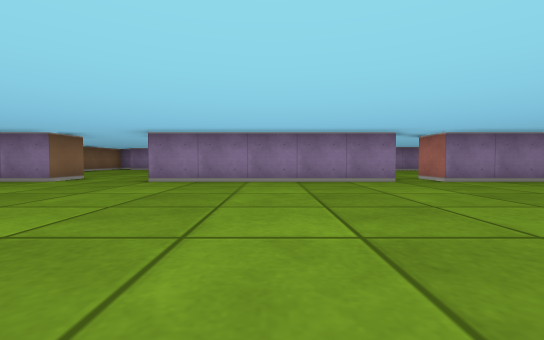
[1] (above)

21 first-person views from a walk through a cub3D ray-caster map. The camera is about half as high as the walls, tilts 2° down and sees 90° across. The floor is counted in squares. Each view is taken from the middle of a square. On the plan, view 1 faces up. The plan holds only what a view shows up to about 9 squares ahead; the rest is blank.

[2]
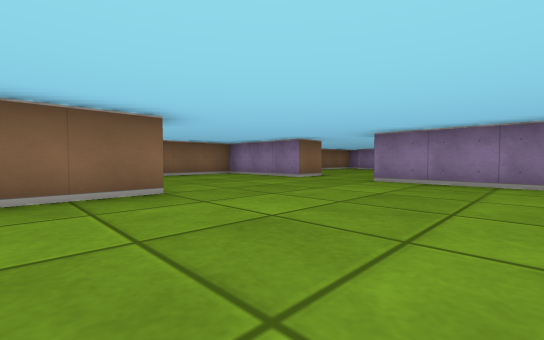

[3]
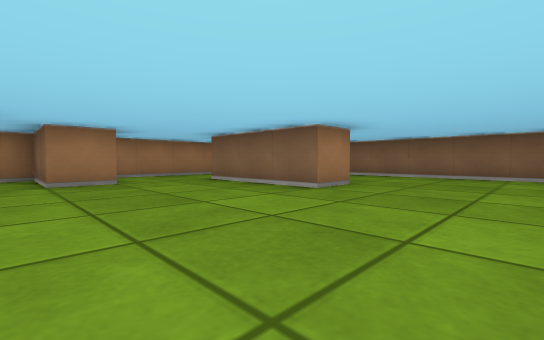

[4]
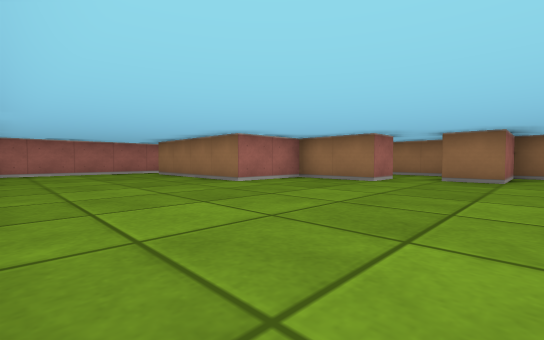

[5]
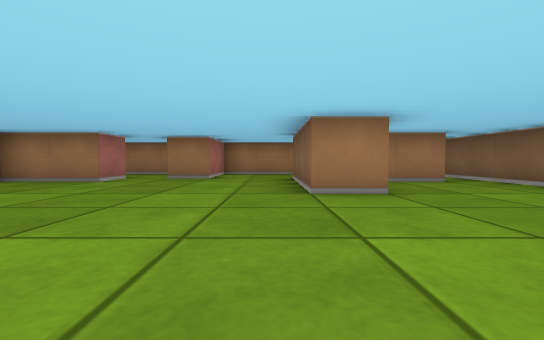

[6]
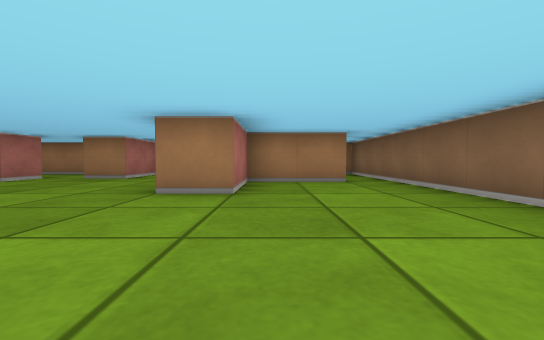

[7]
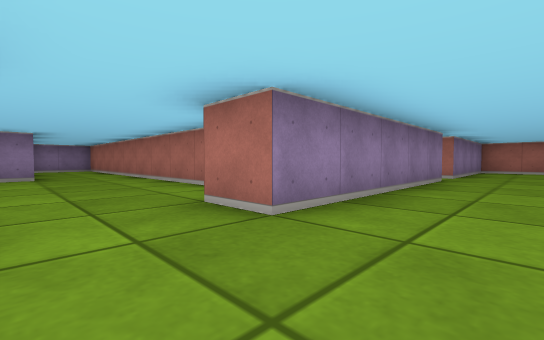

[8]
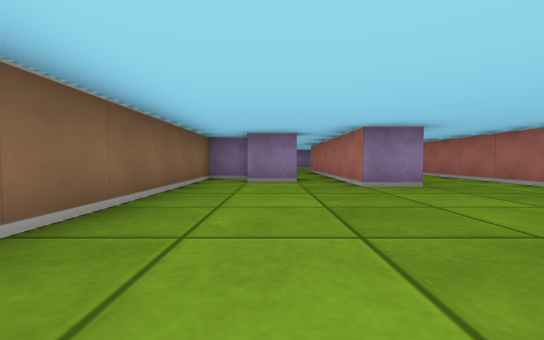

[9]
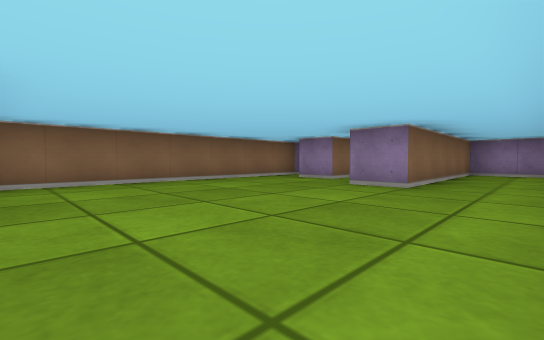

[10]
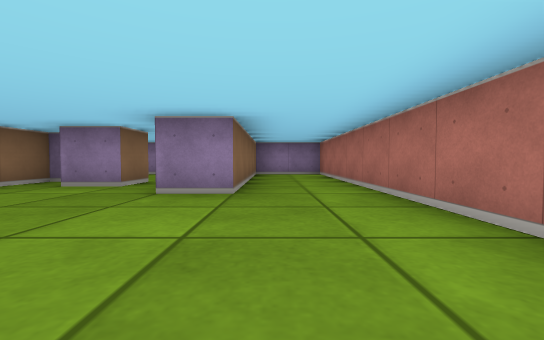

[11]
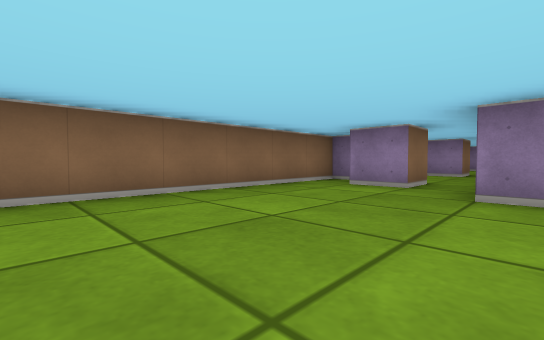

[12]
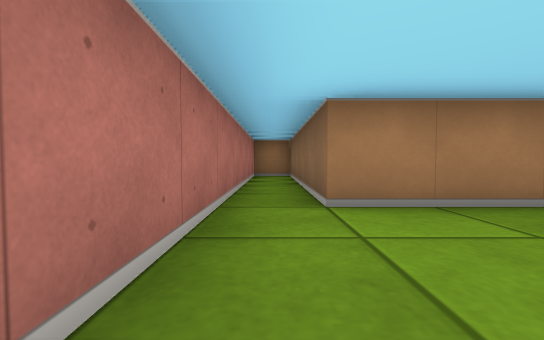

[13]
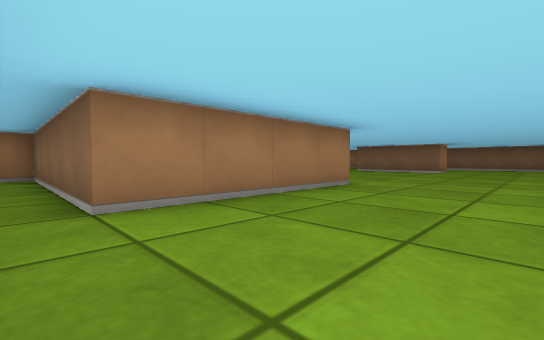

[14]
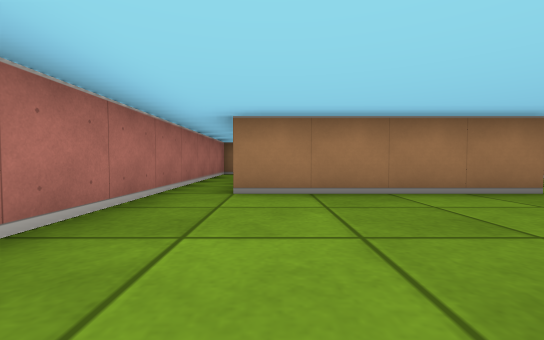

[15]
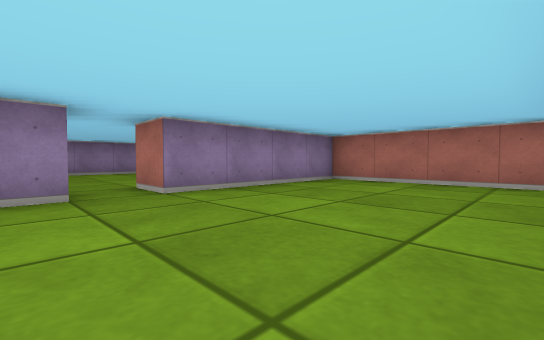

[16]
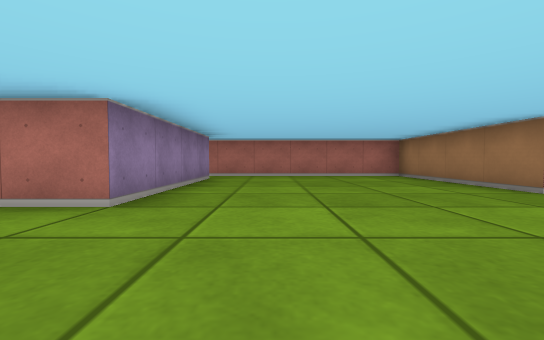

[17]
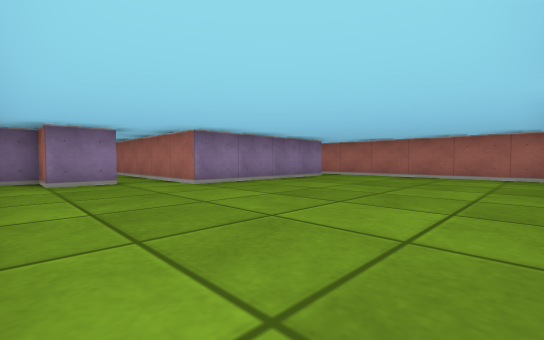

[18]
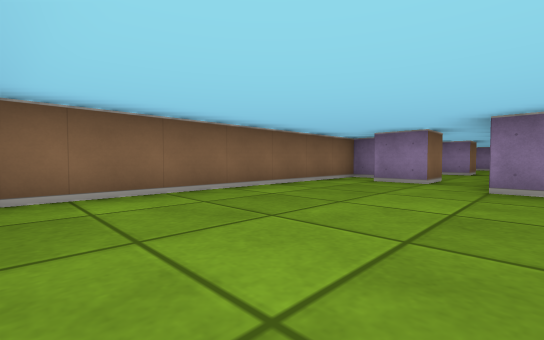

[19]
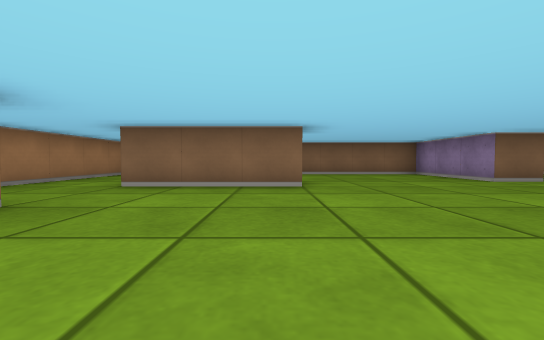

[20]
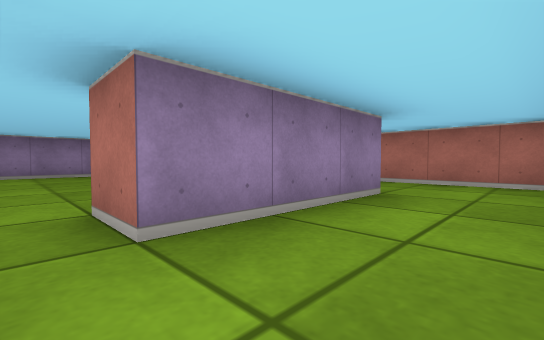

[21]
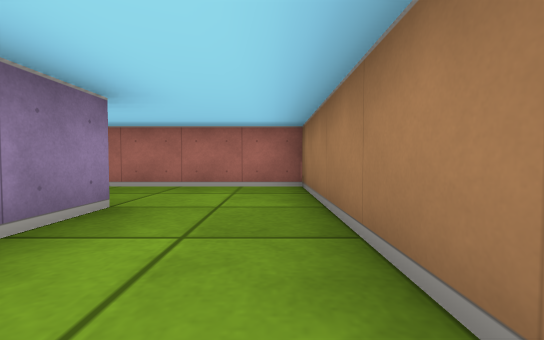

### Floor plan
Points are (right, up) in squares from view 1. A wall is a line through its corners. A room is listed if a view was taken in it or the views show most of it. See-through windows are left out.
Room 1 (views 1, 2, 3, 4, 5, 6, 7, 12, 13, 14, 15, 19)
walls: (0.5, -1.5) (0.5, -0.5) (2.5, -0.5) (2.5, 1.5) (6.5, 1.5) (6.5, -3.5) (7.5, -3.5) (7.5, 5.5) (3.5, 5.5); (2.6, 5.5) (-2.5, 5.5) (-2.5, 6.5); (-4.5, 6.5) (-4.5, 5.5) (-7.5, 5.5) (-7.5, -3.5) (-1.5, -3.5) (-1.5, -1.5) (-0.5, -1.5); (-6.6, -0.5) (-4.5, -0.5) (-4.5, 1.5) (-3.5, 1.5) (-3.5, -1.5)
ways out: opening at (-3.5, 6) to room 2; opening at (3, 6) to room 3; opening at (0, -2) to room 4
Room 2 (views 8, 9, 10, 11)
walls: (-5.5, 12.5) (-6.5, 12.5); (-1.5, 8.1) (-1.5, 16.5) (-3.5, 16.5) (-3.5, 11.5) (-4.5, 11.5) (-4.5, 12.5); (-6.5, 13.5) (-7.5, 13.5) (-7.5, 6.9)
ways out: opening at (-3.5, 6) to room 1; opening at (-5, 12) to room 6
Room 3 (views 16, 17, 18)
walls: (3.5, 5.5) (3.5, 6.5) (7.5, 6.5) (7.5, 12.2); (1.5, 12.5) (0.5, 12.5); (6.5, 11.5) (2.5, 11.5) (2.5, 12.5); (0.5, 13.5) (-0.5, 13.5) (-0.5, 6.9)
ways out: opening at (3, 6) to room 1; opening at (2, 12) to room 5; opening at (7, 12)
Room 4 (views 20, 21)
walls: (3.5, -1.5) (0.5, -1.5); (-0.5, -1.5) (-0.5, -3.5) (5.5, -3.5) (5.5, -0.2)
ways out: opening at (0, -2) to room 1
Room 5 (no view inside)
walls: (1.5, 13.5) (1.5, 12.5); (1.5, 17.5) (1.5, 16.5) (0.8, 16.5); (2.5, 12.5) (2.5, 16.1)
ways out: opening at (2, 12) to room 3; opening at (2, 17)
Room 6 (no view inside)
walls: (-5.5, 13.6) (-5.5, 12.5); (-5.5, 16.5) (-6.9, 16.5); (-4.5, 12.5) (-4.5, 15.9)
ways out: opening at (-5, 12) to room 2; opening at (-5, 17)

Positions as (right, up) in squares from view 1, and headings:
1: (0, 0), facing up
2: (0, 0), facing up-left
3: (0, 4), facing down-left
4: (-2, 5), facing down-right
5: (-3, 5), facing down
6: (-5, 5), facing down
7: (-4, 4), facing up-right
8: (-6, 7), facing up
9: (-2, 7), facing up-left
10: (-3, 8), facing up
11: (-4, 8), facing up-left
12: (7, 4), facing down
13: (7, 4), facing down-left
14: (6, 5), facing down
15: (2, 2), facing up-right
16: (0, 10), facing right
17: (0, 7), facing up-right
18: (3, 7), facing up-left
19: (1, 1), facing left
20: (0, -3), facing up-right
21: (1, -3), facing right
